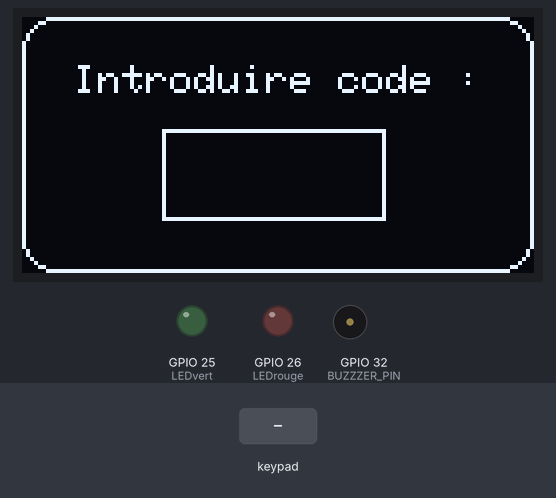
This program was run on a simulated ESP32. Parts: 128×64 one-colour display, output pins drawn as LEDs (lit = HIGH), buzzer (waves = sounding). Inputs (shaded band) come from the test bench. WiFi joins after 1.5 s; servers stay silent unless stated; random numbers use the default seed unless the program sets one; no MQTT or app messages arrive unless stated; what the program prints to the serial monitor is not drawn.

Above: at 3.2 s.
3.3 s: keypad keys 3 6 1 0 # pressed 0.4 s apart
At 5.7 s:
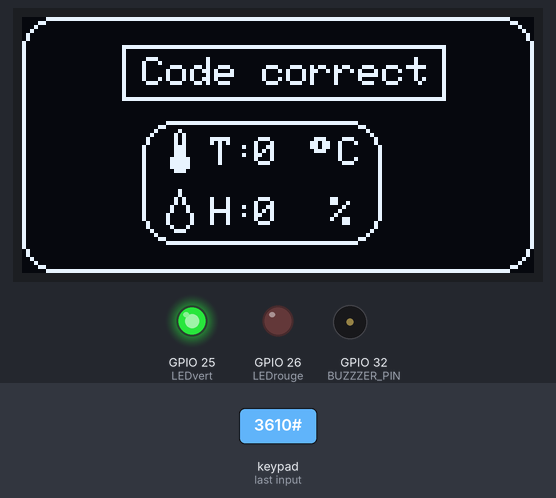
6.8 s: key '#' pressed
At 6.91 s:
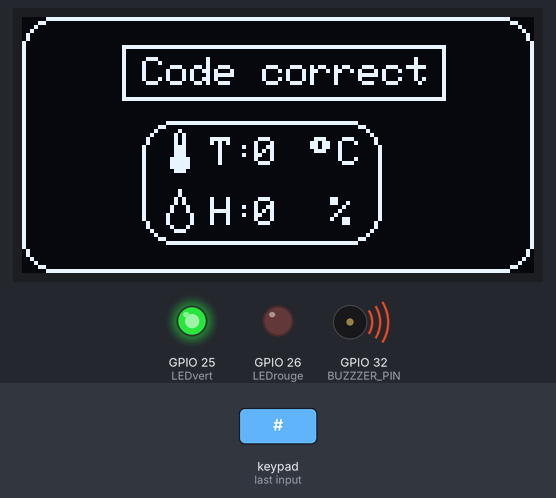
8.3 s: key 'D' pressed
At 8.7 s:
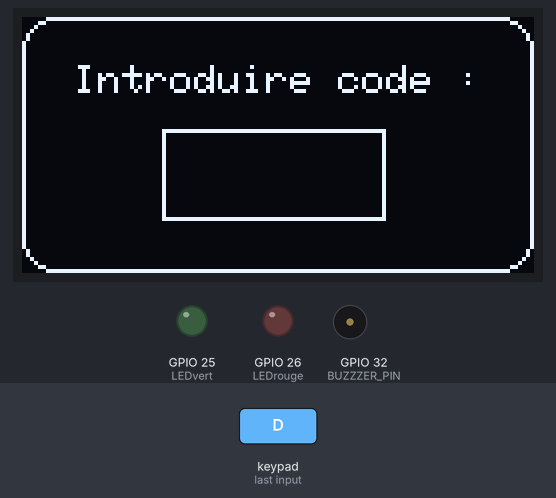
9.8 s: keypad keys 1 2 3 4 5 6 7 8 # pressed 0.4 s apart
At 12.6 s:
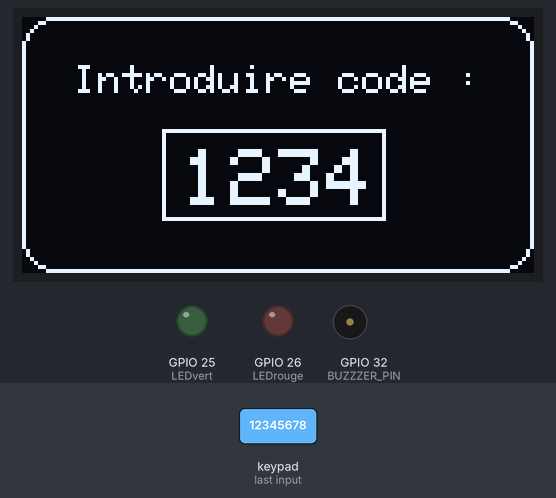
14.9 s: keypad keys 1 2 3 4 5 6 7 8 D pressed 0.4 s apart
At 18.6 s:
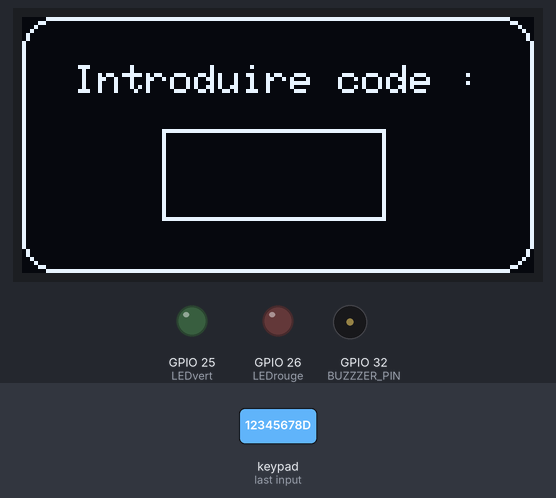
Timing chart, 0 to 20.1 s (numbered marks = the images above; inputs shaded):
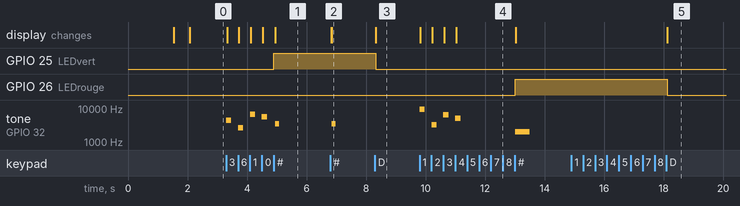

The program:

main.cpp
```cpp
// Bibliothèques
#include <Arduino.h>
#include <Wire.h>
#include <Adafruit_GFX.h>
#include <Adafruit_SSD1306.h>
#include <Keypad.h>
#include <ESP32Tone.h>
#include <ArduinoJson.h>
#include <WiFi.h>
#include <PubSubClient.h>

// Identifiant au WiFi
const char* ssid = "Ordi de Gilles";
const char* password = "12345678";

// IP du broker MQTT
const char* mqtt_server = "192.168.137.1";  //192.168.137.1   172.18.0.3

// Initialisation du client ESP
WiFiClient espClient;
PubSubClient client(espClient);
String clientId = "ello";

// Caractéristique du OLED
#define SCREEN_WIDTH 128 // Largeur du OLED en pixel
#define SCREEN_HEIGHT 64 // Hauteur du OLED en pixel

// Caractéristique du clavier matriciel
#define ROW_NUM     4  // Quatre rangée
#define COLUMN_NUM  4  // Quatre colonne

// Définition des pins aux matériels
#define LEDrouge 26
#define LEDvert 25
#define BUZZZER_PIN 32
byte pin_rows[ROW_NUM] = {15, 2, 0, 4};
byte pin_column[COLUMN_NUM] = {16, 17, 5, 18};


// Documents JSON
char json_codeBON[256];
char json_resetInfraction[256];


// Définition du tableau pour le clavier matriciel
char keys[ROW_NUM][COLUMN_NUM] = {
  {'1', '2', '3', 'A'},
  {'4', '5', '6', 'B'},
  {'7', '8', '9', 'C'},
  {'*', '0', '#', 'D'}
};

// Déclaration du clavier matriciel
Keypad keypad = Keypad(makeKeymap(keys), pin_rows, pin_column, ROW_NUM, COLUMN_NUM );

// Déclaration du SSD1306 (OLED) connectée via I2C (SDA, SCL)
Adafruit_SSD1306 display(SCREEN_WIDTH, SCREEN_HEIGHT, &Wire, -1);

// Variables
int codeROW = 40;                                                             // Place du chiffre introduit sur le OLED
volatile u_int numberOfEntry = 0;                                             // Nombre de chiffre introduit
int boucleBuzz = 1000;                                                        // Nombre de passage dans la boucle du buzzer
bool chiffre_valid;                                                           // Vérification qu'un chiffre est introduit
bool check_validation = true;                                                 // Vérification que le code introduit est bon
char chiffres[10]= {'0','1','2', '3', '4', '5', '6','7', '8', '9'};           // Tableau des chiffres disponibles
char motDePasse[4] = {'3','6','1','0'};                                       // Mot de passe qui est correcte
char codeIntroduit[4] = {};                                                   // Tableau qui retient le code introduit
int temperature;                                                              // Variable de la température
int humidite;                                                                 // Variable de l'humidité
int newDataTemp;                                                              // Nouvelle variable de la température
int newDataHum;                                                               // Nouvelle variable de l'humidité
char codeBONstr[33];
char etatResetstr[33];

void setup_wifi() {          // Fonction de connection au WiFi
  delay(10);
  Serial.println();
  Serial.print("Connecting to ");
  Serial.println(ssid);
  WiFi.begin(ssid, password);
  while (WiFi.status() != WL_CONNECTED) {
    delay(500);
    Serial.print(".");
  }
 Serial.println("");
 Serial.print("WiFi connected - ESP IP address: ");
 Serial.println(WiFi.localIP());
}


void callback(String topic, byte* message, unsigned int length) {         // Fonction de 'callback' pour recevoir les données de NodeRED
  Serial.print("Message arrived on topic: ");
  Serial.print(topic);
  Serial.print(". Message: ");
  String messageTemp;

 for (int i = 0; i < length; i++) {
    Serial.print((char)message[i]);
    messageTemp += (char)message[i];
 }
 if (topic == "temperatureOUT"){
  temperature = messageTemp.toInt();
  newDataTemp = 1;

 }
 if (topic == "humiditeOUT"){
  humidite = messageTemp.toInt();
  newDataHum = 1;
 }

 Serial.println();
}

void reconnect() {                                           // Fonction de reconnexion
 // Boucle jusqu'à la reconnexion
 while (!client.connected()) {
 Serial.print("Attempting MQTT connection...");
 // Tentative de reconnexion

 if (client.connect(clientId.c_str(),"","095f3cdd2282")){
  Serial.println("connected");
  client.subscribe("temperatureOUT");            // Topic de réception de la température
  client.subscribe("humiditeOUT");               // Topic de réception de l'humidité
 }
 else{
  Serial.print("failed, rc=");
  Serial.print(client.state());
  Serial.println(" try again in 5 seconds");
  // Attendre 5s avant de réessayer
  delay(5000);
  }
 }
}

char compareArray(char a[],char b[],int size)	{       //Fonction de comparaison
	int i;
	for(i=0;i<size;i++){
		if(a[i]!=b[i])
			return 1;
	}
	return 0;
}

void AffichageBase(){       // Fonction d'affichage du menu principal
    display.clearDisplay();
    display.setTextSize(1);
    display.setCursor(13, 12);
    display.println("Introduire code :");
    display.drawRoundRect(0, 0, 128, 64, 8, WHITE);
    display.drawRect(35,28,56,23,WHITE);
    display.display();
}

void AffichageDHT22(){      // Fonction d'affichage des données du DHT22
  display.setTextSize(1);
  display.drawRoundRect(0, 0, 128, 64, 8, WHITE);
  display.drawRoundRect(30,26,60,31,8,WHITE);
  // Logo de la goute
  display.drawPixel(39,43,WHITE);
  display.drawPixel(39,44,WHITE);

  display.drawPixel(38,45,WHITE);
  display.drawPixel(38,46,WHITE);

  display.drawPixel(40,45,WHITE);
  display.drawPixel(40,46,WHITE);

  display.drawPixel(37,47,WHITE);
  display.drawPixel(37,48,WHITE);

  display.drawPixel(41,47,WHITE);
  display.drawPixel(41,48,WHITE);

  display.drawPixel(36,49,WHITE);
  display.drawPixel(36,50,WHITE);
  display.drawPixel(36,51,WHITE);

  display.drawPixel(42,49,WHITE);
  display.drawPixel(42,50,WHITE);
  display.drawPixel(42,51,WHITE);

  display.drawPixel(37,52,WHITE);

  display.drawPixel(41,52,WHITE);

  display.drawPixel(38,53,WHITE);
  display.drawPixel(39,53,WHITE);
  display.drawPixel(40,53,WHITE);

  //  Logo du thermomètre
  display.drawLine(37,35,37,37,WHITE);
  display.drawLine(38,29,38,38,WHITE);
  display.drawLine(39,32,39,38,WHITE);
  display.drawLine(40,29,40,38,WHITE);
  display.drawLine(41,35,41,37,WHITE);
  display.drawPixel(39,28,WHITE);

  // Emplacement des données
  display.setCursor(47, 30);
  display.println("T:");
  display.setCursor(72, 30);
  display.cp437(true);
  display.write(248);
  display.setCursor(79, 30);
  display.println("C");
  display.setCursor(47, 45);
  display.println("H:");
  display.setCursor(77, 45);
  display.println("%");
  display.setTextSize(1);
  display.setCursor(58, 30);
  display.println(temperature);
  display.setCursor(58, 45);
  display.println(humidite);
  display.display();
}

void setup() {              // Fonction principale
  Serial.begin(115200);                   // Initialisation du port série
  setup_wifi();                           // Appel de la fonction pour connecter au WiFi
  client.setServer(mqtt_server, 1883);    // Initialisation au serveur MQTT au port 1883
  client.setCallback(callback);           // Initialisation de la fonction de callback au client

  // Configuration du comportement des PIN
  pinMode(LEDvert,OUTPUT);
  pinMode(LEDrouge,OUTPUT);
  pinMode(BUZZZER_PIN,OUTPUT);

  // Vérification de la connectivité du OLED
  if(!display.begin(SSD1306_SWITCHCAPVCC, 0x3C)) {
    Serial.println(F("SSD1306 allocation failed"));
    for(;;);
  }
  delay(500);

  display.clearDisplay();
  display.setTextColor(WHITE);

  AffichageBase();                                                  // Appel de la fonction pour afficher l'affichage du menu principale
}

void loop() {                                                       // Boucle principale
  StaticJsonDocument<256> doccodeBON;
  StaticJsonDocument<256> docresetInfraction;
  if (!client.connected()) {
    reconnect();
    }
  if(!client.loop()){
    client.connect(clientId.c_str(),"","095f3cdd2282");
    delay(100);
    }
  char key = keypad.getKey();
  chiffre_valid = false;

  if (key == '#' ){
    check_validation = false;
    if(compareArray(motDePasse,codeIntroduit,4) == 0){
      digitalWrite(LEDvert,HIGH);
      display.clearDisplay();
      display.setTextSize(1);
      display.drawRect(25,7,81,14,WHITE);
      display.setCursor(30 , 10);
      display.println("Code correct");
      display.setTextColor(WHITE);
      display.display();
      AffichageDHT22();
      itoa(1,codeBONstr,10);
      doccodeBON["etatCode"] = codeBONstr;
      serializeJson(doccodeBON, json_codeBON);
      client.publish("JSON_codeBON", json_codeBON);
      Serial.println(json_codeBON);
      while (boucleBuzz <4000){
        tone(BUZZZER_PIN,boucleBuzz,125);
        boucleBuzz+=500;
         }
      boucleBuzz = 1000;
         }
    else{
      tone(BUZZZER_PIN,2000,500);
      digitalWrite(LEDrouge,HIGH);
      display.clearDisplay();
      display.drawRoundRect(0, 0, 128, 64, 8, WHITE);
      display.drawCircle(64,35,13,WHITE);
      display.drawLine(55,44,73,26,WHITE);
      display.setTextSize(1);
      display.setCursor(21, 10);
      display.println("Code incorrect");
      itoa(0,codeBONstr,10);
      doccodeBON["etatCode"] = codeBONstr;
      serializeJson(doccodeBON, json_codeBON);
      client.publish("JSON_codeBON", json_codeBON);
      display.display();
       }
   }

  if (key == 'A' && compareArray(motDePasse,codeIntroduit,4) == 0 ){
    itoa(0,etatResetstr,10);
    docresetInfraction["etatReset"] = etatResetstr ;
    serializeJson(docresetInfraction, json_resetInfraction);
    client.publish("JSON_resetInfraction", json_resetInfraction);
   }

  if(key == 'D' ){
    codeIntroduit[0] = '0';
    codeIntroduit[1] = '0';
    codeIntroduit[2] = '0';
    codeIntroduit[3] = '0';
    AffichageBase();
    numberOfEntry = 0;
    codeROW = 40;
    digitalWrite(LEDrouge,LOW);
    digitalWrite(LEDvert,LOW);
    itoa(0,codeBONstr,10);
    doccodeBON["etatCode"] = codeBONstr;
    serializeJson(doccodeBON, json_codeBON);
    client.publish("JSON_codeBON", json_codeBON);
    check_validation = true;
    }

  for (int x = 0; x < 10; x++){
    if (key == chiffres[x]){
     chiffre_valid = true;
     break;
     }
   }

  if (key && chiffre_valid && (numberOfEntry <= 3) && check_validation) {
    tone(BUZZZER_PIN,rand()%7500 + 2500,175);
    codeIntroduit[numberOfEntry] = key;
    display.setTextSize(2);
    display.setCursor(codeROW, 33);
    display.println(key);
    for (int passageVerfi = 0; passageVerfi < 4; passageVerfi++){
      if(key == motDePasse[passageVerfi] && numberOfEntry == passageVerfi){
        codeIntroduit[passageVerfi] = key;
        Serial.println(key);
        break;
      }
    }
    display.display();
    codeROW += 12;
    numberOfEntry++;
  }
}  
```

Measured:
- after the input at 3.3 s, GPIO 25 (LEDvert): LOW → HIGH after 1.6 s; tone on GPIO 32 (BUZZZER_PIN): plays 4307 Hz for 0.17 s, 2589 Hz for 0.17 s, 6481 Hz for 0.17 s, 5614 Hz for 0.17 s, 3500 Hz for 0.12 s, starting at once; the display: first changes at once (image 1 shows a later state)
- after the input at 6.8 s, tone on GPIO 32 (BUZZZER_PIN): silent → 3500 Hz after 0.06 s, → silent 0.12 s later; the display: first changes at once (image 2 shows a later state)
- after the input at 8.3 s, GPIO 25 (LEDvert): HIGH → LOW at once; the display: changes at once (image 3)
- after the input at 9.8 s, GPIO 26 (LEDrouge): LOW → HIGH after 3.2 s; tone on GPIO 32 (BUZZZER_PIN): plays 9210 Hz for 0.17 s, 3240 Hz for 0.17 s, 6300 Hz for 0.17 s, 5058 Hz for 0.17 s, 2000 Hz for 0.50 s, starting at once; the display: first changes at once (image 4 shows a later state)
- after the input at 14.9 s, GPIO 26 (LEDrouge): HIGH → LOW after 3.2 s; the display: first differs from a run without the input after 3.2 s (image 5)
